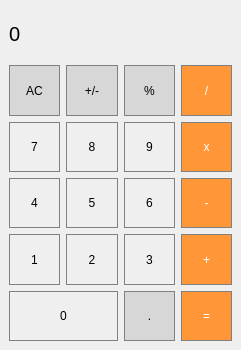
<?xml version="1.0" encoding="UTF-8"?>
<ui version="4.0">
 <class>MainWindow</class>
 <widget class="QMainWindow" name="MainWindow">
  <property name="geometry">
   <rect>
    <x>0</x>
    <y>0</y>
    <width>241</width>
    <height>350</height>
   </rect>
  </property>
  <property name="windowTitle">
   <string>MainWindow</string>
  </property>
  <widget class="QWidget" name="centralwidget">
   <layout class="QGridLayout" name="gridLayout">
    <item row="0" column="0" colspan="4">
     <widget class="QLabel" name="result">
      <property name="sizePolicy">
       <sizepolicy hsizetype="Expanding" vsizetype="Expanding">
        <horstretch>0</horstretch>
        <verstretch>0</verstretch>
       </sizepolicy>
      </property>
      <property name="font">
       <font>
        <pointsize>15</pointsize>
       </font>
      </property>
      <property name="styleSheet">
       <string notr="true">QLabel {
  qproperty-alignment: 'AlignVCenter | AlignRight';
  border-bottom: 1px solid gray;
}

background-color : white;</string>
      </property>
      <property name="text">
       <string>0</string>
      </property>
     </widget>
    </item>
    <item row="1" column="0">
     <widget class="QPushButton" name="pushButton_AC">
      <property name="sizePolicy">
       <sizepolicy hsizetype="Expanding" vsizetype="Expanding">
        <horstretch>0</horstretch>
        <verstretch>0</verstretch>
       </sizepolicy>
      </property>
      <property name="styleSheet">
       <string notr="true">QPushButton {
  background-color: rgb(215, 215, 215);
  border: 1px solid gray;
}
QPushButton:pressed {
    background-color: qlineargradient(x1: 0, y1: 0, x2: 0, y2: 1,
                                      stop: 0 #BEBEBE, stop: 1 #D7D7D7);
}</string>
      </property>
      <property name="text">
       <string>AC</string>
      </property>
     </widget>
    </item>
    <item row="1" column="1">
     <widget class="QPushButton" name="pushButton_plus_minus">
      <property name="sizePolicy">
       <sizepolicy hsizetype="Expanding" vsizetype="Expanding">
        <horstretch>0</horstretch>
        <verstretch>0</verstretch>
       </sizepolicy>
      </property>
      <property name="styleSheet">
       <string notr="true">QPushButton {
  background-color: rgb(215, 215, 215);
  border: 1px solid gray;
}
QPushButton:pressed {
    background-color: qlineargradient(x1: 0, y1: 0, x2: 0, y2: 1,
                                      stop: 0 #BEBEBE, stop: 1 #D7D7D7);
}</string>
      </property>
      <property name="text">
       <string>+/-</string>
      </property>
     </widget>
    </item>
    <item row="1" column="2">
     <widget class="QPushButton" name="pushButton_proc">
      <property name="sizePolicy">
       <sizepolicy hsizetype="Expanding" vsizetype="Expanding">
        <horstretch>0</horstretch>
        <verstretch>0</verstretch>
       </sizepolicy>
      </property>
      <property name="styleSheet">
       <string notr="true">QPushButton {
  background-color: rgb(215, 215, 215);
  border: 1px solid gray;
}
QPushButton:pressed {
    background-color: qlineargradient(x1: 0, y1: 0, x2: 0, y2: 1,
                                      stop: 0 #BEBEBE, stop: 1 #D7D7D7);
}</string>
      </property>
      <property name="text">
       <string>%</string>
      </property>
     </widget>
    </item>
    <item row="1" column="3">
     <widget class="QPushButton" name="pushButton_division">
      <property name="sizePolicy">
       <sizepolicy hsizetype="Expanding" vsizetype="Expanding">
        <horstretch>0</horstretch>
        <verstretch>0</verstretch>
       </sizepolicy>
      </property>
      <property name="styleSheet">
       <string notr="true">QPushButton {
  background-color: rgb(255, 151, 57);
  color: white; 
  border: 1px solid gray;
}

QPushButton:pressed {
    background-color: qlineargradient(x1: 0, y1: 0, x2: 0, y2: 1,
                                      stop: 0 #FF7832, stop: 1 #FF9739);
}</string>
      </property>
      <property name="text">
       <string>/</string>
      </property>
     </widget>
    </item>
    <item row="2" column="0">
     <widget class="QPushButton" name="pushButton_7">
      <property name="sizePolicy">
       <sizepolicy hsizetype="Expanding" vsizetype="Expanding">
        <horstretch>0</horstretch>
        <verstretch>0</verstretch>
       </sizepolicy>
      </property>
      <property name="styleSheet">
       <string notr="true">QPushButton {
   border: 1px solid gray;
}
QPushButton:pressed {
    background-color: qlineargradient(x1: 0, y1: 0, x2: 0, y2: 1,
                                      stop: 0 #dadbde, stop: 1 #f6f7fa);
}</string>
      </property>
      <property name="text">
       <string>7</string>
      </property>
     </widget>
    </item>
    <item row="2" column="1">
     <widget class="QPushButton" name="pushButton_8">
      <property name="sizePolicy">
       <sizepolicy hsizetype="Expanding" vsizetype="Expanding">
        <horstretch>0</horstretch>
        <verstretch>0</verstretch>
       </sizepolicy>
      </property>
      <property name="styleSheet">
       <string notr="true">QPushButton {
   border: 1px solid gray;
}
QPushButton:pressed {
    background-color: qlineargradient(x1: 0, y1: 0, x2: 0, y2: 1,
                                      stop: 0 #dadbde, stop: 1 #f6f7fa);
}</string>
      </property>
      <property name="text">
       <string>8</string>
      </property>
     </widget>
    </item>
    <item row="2" column="2">
     <widget class="QPushButton" name="pushButton_9">
      <property name="sizePolicy">
       <sizepolicy hsizetype="Expanding" vsizetype="Expanding">
        <horstretch>0</horstretch>
        <verstretch>0</verstretch>
       </sizepolicy>
      </property>
      <property name="styleSheet">
       <string notr="true">QPushButton {
   border: 1px solid gray;
}
QPushButton:pressed {
    background-color: qlineargradient(x1: 0, y1: 0, x2: 0, y2: 1,
                                      stop: 0 #dadbde, stop: 1 #f6f7fa);
}</string>
      </property>
      <property name="text">
       <string>9</string>
      </property>
     </widget>
    </item>
    <item row="2" column="3">
     <widget class="QPushButton" name="pushButton_mult">
      <property name="sizePolicy">
       <sizepolicy hsizetype="Expanding" vsizetype="Expanding">
        <horstretch>0</horstretch>
        <verstretch>0</verstretch>
       </sizepolicy>
      </property>
      <property name="styleSheet">
       <string notr="true">QPushButton {
  background-color: rgb(255, 151, 57);
  color: white; 
  border: 1px solid gray;
}

QPushButton:pressed {
    background-color: qlineargradient(x1: 0, y1: 0, x2: 0, y2: 1,
                                      stop: 0 #FF7832, stop: 1 #FF9739);
}</string>
      </property>
      <property name="text">
       <string>x</string>
      </property>
     </widget>
    </item>
    <item row="3" column="0">
     <widget class="QPushButton" name="pushButton_4">
      <property name="sizePolicy">
       <sizepolicy hsizetype="Expanding" vsizetype="Expanding">
        <horstretch>0</horstretch>
        <verstretch>0</verstretch>
       </sizepolicy>
      </property>
      <property name="styleSheet">
       <string notr="true">QPushButton {
   border: 1px solid gray;
}
QPushButton:pressed {
    background-color: qlineargradient(x1: 0, y1: 0, x2: 0, y2: 1,
                                      stop: 0 #dadbde, stop: 1 #f6f7fa);
}</string>
      </property>
      <property name="text">
       <string>4</string>
      </property>
     </widget>
    </item>
    <item row="3" column="1">
     <widget class="QPushButton" name="pushButton_5">
      <property name="sizePolicy">
       <sizepolicy hsizetype="Expanding" vsizetype="Expanding">
        <horstretch>0</horstretch>
        <verstretch>0</verstretch>
       </sizepolicy>
      </property>
      <property name="styleSheet">
       <string notr="true">QPushButton {
   border: 1px solid gray;
}
QPushButton:pressed {
    background-color: qlineargradient(x1: 0, y1: 0, x2: 0, y2: 1,
                                      stop: 0 #dadbde, stop: 1 #f6f7fa);
}</string>
      </property>
      <property name="text">
       <string>5</string>
      </property>
     </widget>
    </item>
    <item row="3" column="2">
     <widget class="QPushButton" name="pushButton_6">
      <property name="sizePolicy">
       <sizepolicy hsizetype="Expanding" vsizetype="Expanding">
        <horstretch>0</horstretch>
        <verstretch>0</verstretch>
       </sizepolicy>
      </property>
      <property name="styleSheet">
       <string notr="true">QPushButton {
   border: 1px solid gray;
}
QPushButton:pressed {
    background-color: qlineargradient(x1: 0, y1: 0, x2: 0, y2: 1,
                                      stop: 0 #dadbde, stop: 1 #f6f7fa);
}</string>
      </property>
      <property name="text">
       <string>6</string>
      </property>
     </widget>
    </item>
    <item row="3" column="3">
     <widget class="QPushButton" name="pushButton_minus">
      <property name="sizePolicy">
       <sizepolicy hsizetype="Expanding" vsizetype="Expanding">
        <horstretch>0</horstretch>
        <verstretch>0</verstretch>
       </sizepolicy>
      </property>
      <property name="styleSheet">
       <string notr="true">QPushButton {
  background-color: rgb(255, 151, 57);
  color: white; 
  border: 1px solid gray;
}

QPushButton:pressed {
    background-color: qlineargradient(x1: 0, y1: 0, x2: 0, y2: 1,
                                      stop: 0 #FF7832, stop: 1 #FF9739);
}</string>
      </property>
      <property name="text">
       <string>-</string>
      </property>
     </widget>
    </item>
    <item row="4" column="0">
     <widget class="QPushButton" name="pushButton_1">
      <property name="sizePolicy">
       <sizepolicy hsizetype="Expanding" vsizetype="Expanding">
        <horstretch>0</horstretch>
        <verstretch>0</verstretch>
       </sizepolicy>
      </property>
      <property name="styleSheet">
       <string notr="true">QPushButton {
   border: 1px solid gray;
}
QPushButton:pressed {
    background-color: qlineargradient(x1: 0, y1: 0, x2: 0, y2: 1,
                                      stop: 0 #dadbde, stop: 1 #f6f7fa);
}</string>
      </property>
      <property name="text">
       <string>1</string>
      </property>
     </widget>
    </item>
    <item row="4" column="1">
     <widget class="QPushButton" name="pushButton_2">
      <property name="sizePolicy">
       <sizepolicy hsizetype="Expanding" vsizetype="Expanding">
        <horstretch>0</horstretch>
        <verstretch>0</verstretch>
       </sizepolicy>
      </property>
      <property name="styleSheet">
       <string notr="true">QPushButton {
   border: 1px solid gray;
}
QPushButton:pressed {
    background-color: qlineargradient(x1: 0, y1: 0, x2: 0, y2: 1,
                                      stop: 0 #dadbde, stop: 1 #f6f7fa);
}</string>
      </property>
      <property name="text">
       <string>2</string>
      </property>
     </widget>
    </item>
    <item row="4" column="2">
     <widget class="QPushButton" name="pushButton_3">
      <property name="sizePolicy">
       <sizepolicy hsizetype="Expanding" vsizetype="Expanding">
        <horstretch>0</horstretch>
        <verstretch>0</verstretch>
       </sizepolicy>
      </property>
      <property name="styleSheet">
       <string notr="true">QPushButton {
   border: 1px solid gray;
}
QPushButton:pressed {
    background-color: qlineargradient(x1: 0, y1: 0, x2: 0, y2: 1,
                                      stop: 0 #dadbde, stop: 1 #f6f7fa);
}</string>
      </property>
      <property name="text">
       <string>3</string>
      </property>
     </widget>
    </item>
    <item row="4" column="3">
     <widget class="QPushButton" name="pushButton_plus">
      <property name="sizePolicy">
       <sizepolicy hsizetype="Expanding" vsizetype="Expanding">
        <horstretch>0</horstretch>
        <verstretch>0</verstretch>
       </sizepolicy>
      </property>
      <property name="styleSheet">
       <string notr="true">QPushButton {
  background-color: rgb(255, 151, 57);
  color: white; 
  border: 1px solid gray;
}

QPushButton:pressed {
    background-color: qlineargradient(x1: 0, y1: 0, x2: 0, y2: 1,
                                      stop: 0 #FF7832, stop: 1 #FF9739);
}</string>
      </property>
      <property name="text">
       <string>+</string>
      </property>
     </widget>
    </item>
    <item row="5" column="0" colspan="2">
     <widget class="QPushButton" name="pushButton_0">
      <property name="sizePolicy">
       <sizepolicy hsizetype="Expanding" vsizetype="Expanding">
        <horstretch>0</horstretch>
        <verstretch>0</verstretch>
       </sizepolicy>
      </property>
      <property name="styleSheet">
       <string notr="true">QPushButton {
   border: 1px solid gray;
}
QPushButton:pressed {
    background-color: qlineargradient(x1: 0, y1: 0, x2: 0, y2: 1,
                                      stop: 0 #dadbde, stop: 1 #f6f7fa);
}</string>
      </property>
      <property name="text">
       <string>0</string>
      </property>
     </widget>
    </item>
    <item row="5" column="2">
     <widget class="QPushButton" name="pushButton_dot">
      <property name="sizePolicy">
       <sizepolicy hsizetype="Expanding" vsizetype="Expanding">
        <horstretch>0</horstretch>
        <verstretch>0</verstretch>
       </sizepolicy>
      </property>
      <property name="styleSheet">
       <string notr="true">QPushButton {
  background-color: rgb(215, 215, 215);
  border: 1px solid gray;
}
QPushButton:pressed {
    background-color: qlineargradient(x1: 0, y1: 0, x2: 0, y2: 1,
                                      stop: 0 #BEBEBE, stop: 1 #D7D7D7);
}</string>
      </property>
      <property name="text">
       <string>.</string>
      </property>
     </widget>
    </item>
    <item row="5" column="3">
     <widget class="QPushButton" name="pushButton_equals">
      <property name="sizePolicy">
       <sizepolicy hsizetype="Expanding" vsizetype="Expanding">
        <horstretch>0</horstretch>
        <verstretch>0</verstretch>
       </sizepolicy>
      </property>
      <property name="styleSheet">
       <string notr="true">QPushButton {
  background-color: rgb(255, 151, 57);
  color: white; 
  border: 1px solid gray;
}

QPushButton:pressed {
    background-color: qlineargradient(x1: 0, y1: 0, x2: 0, y2: 1,
                                      stop: 0 #FF7832, stop: 1 #FF9739);
}</string>
      </property>
      <property name="text">
       <string>=</string>
      </property>
     </widget>
    </item>
   </layout>
  </widget>
 </widget>
 <resources/>
 <connections/>
</ui>
